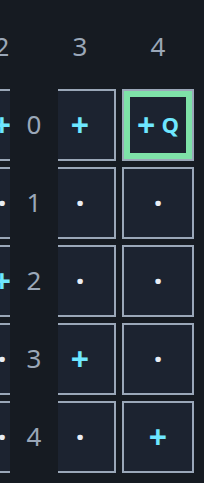
#> input picture leetcode/1001/tests/evidence/board-scroll-en.png, 204 x 483 px; its folder holds only this picture in this run
$ python contact_sheet.py
#> lines starting #> are read from the running program, lines starting #| are printed output that depends on the picture
"""Diagnostic thumbnail sheet; OUTPUT_DIR selects both screenshot input and output."""
from pathlib import Path
import os
from PIL import Image, ImageDraw
out = Path(os.environ.get('OUTPUT_DIR', Path(__file__).resolve().parent/'evidence'))
files = sorted(p for p in out.glob('*.png') if p.name != 'contact-sheet.png')
width, height = 260, 370
sheet = Image.new('RGB', (width*4, height*((len(files)+3)//4)), 'white')
#> sheet: PIL image 1040x370 RGB; every value is 255
draw = ImageDraw.Draw(sheet)
for i, p in enumerate(files):
    im = Image.open(p).convert('RGB')
#> im is the input picture: PIL image 204x483 RGB; mean R, G, B 34.6, 43.2, 52.5
    im.thumbnail((250, 340))
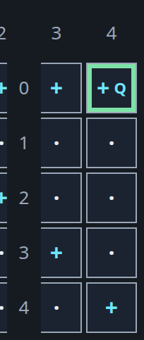
#> im: PIL image 144x340 RGB; mean R, G, B 34.6, 43.2, 52.5
    x, y = (i%4)*width, (i//4)*height
    draw.text((x+5,y+4),p.name,fill='black')
    sheet.paste(im,(x+5,y+25))
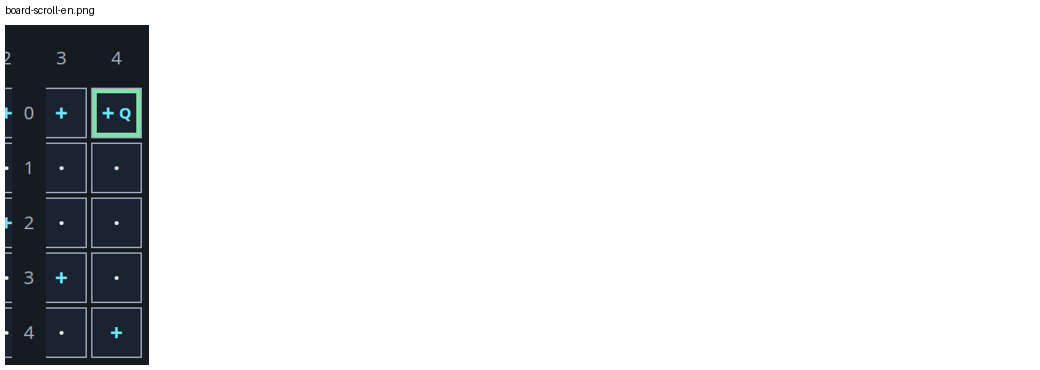
#> sheet: PIL image 1040x370 RGB; mean R, G, B 226.8, 227.9, 229.1
sheet.save(out/'contact-sheet.png')

$ run again, on leetcode/1001/tests/evidence/state-zh-320-z2.png
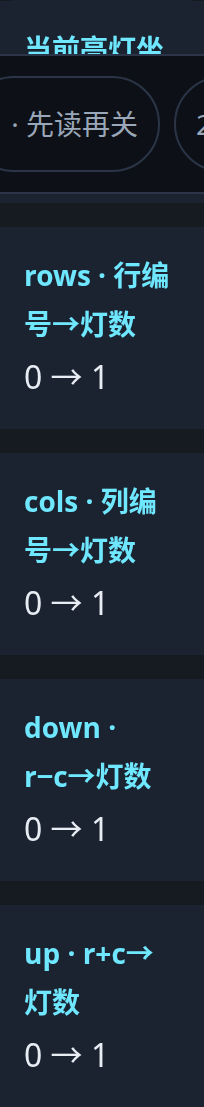
#> input picture leetcode/1001/tests/evidence/state-zh-320-z2.png, 204 x 1107 px
#> im is the input picture: PIL image 204x1107 RGB; mean R, G, B 31, 42.2, 54.3
#> `im.thumbnail((250, 340))`:
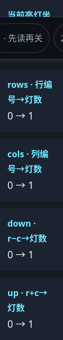
#> im: PIL image 63x340 RGB; mean R, G, B 31, 42.2, 54.3
#> `sheet.paste(im,(x+5,y+25))`:
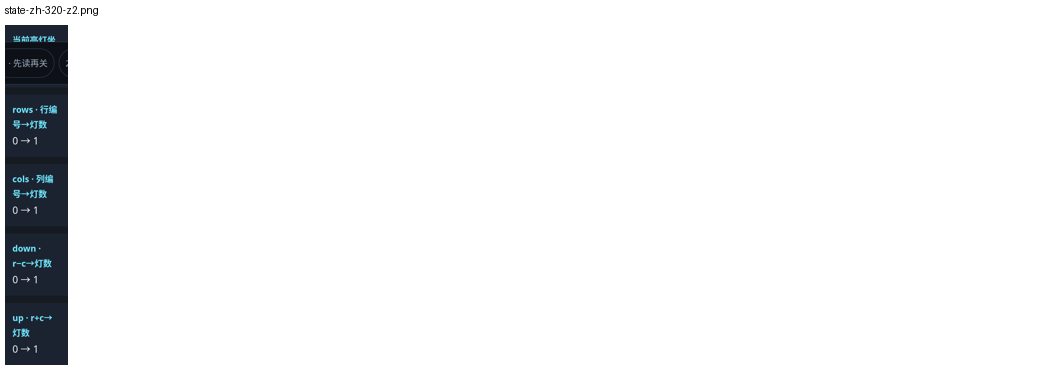
#> sheet: PIL image 1040x370 RGB; mean R, G, B 242.4, 243, 243.7

$ run again, on leetcode/1001/tests/evidence/trace-zh-320-z1.png
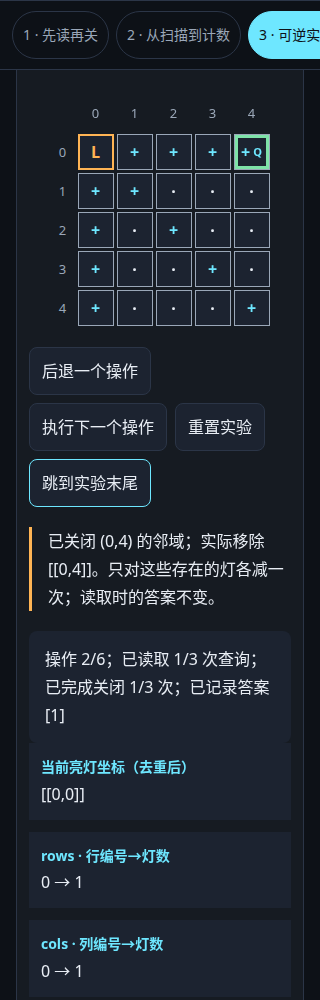
#> input picture leetcode/1001/tests/evidence/trace-zh-320-z1.png, 320 x 1000 px
#> im is the input picture: PIL image 320x1000 RGB; mean R, G, B 31.6, 39.5, 49.2
#> `im.thumbnail((250, 340))`:
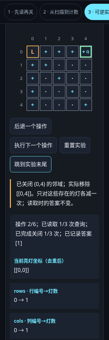
#> im: PIL image 109x340 RGB; mean R, G, B 31.6, 39.5, 49.2
#> `sheet.paste(im,(x+5,y+25))`:
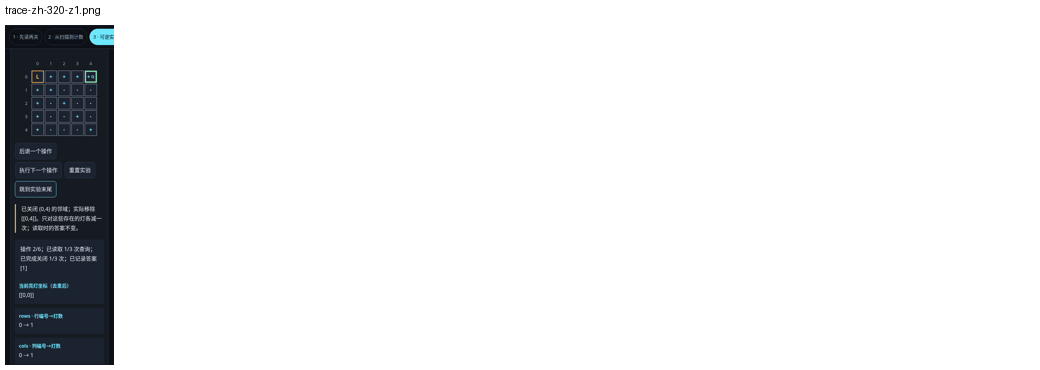
#> sheet: PIL image 1040x370 RGB; mean R, G, B 233.4, 234.1, 235

$ run again, on leetcode/1001/tests/evidence/state-card-down-en.png
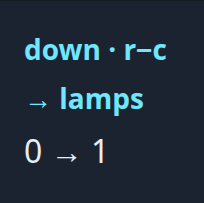
#> input picture leetcode/1001/tests/evidence/state-card-down-en.png, 204 x 203 px
#> im is the input picture: PIL image 204x203 RGB; mean R, G, B 32.9, 45, 58.4
#> `sheet.paste(im,(x+5,y+25))`:
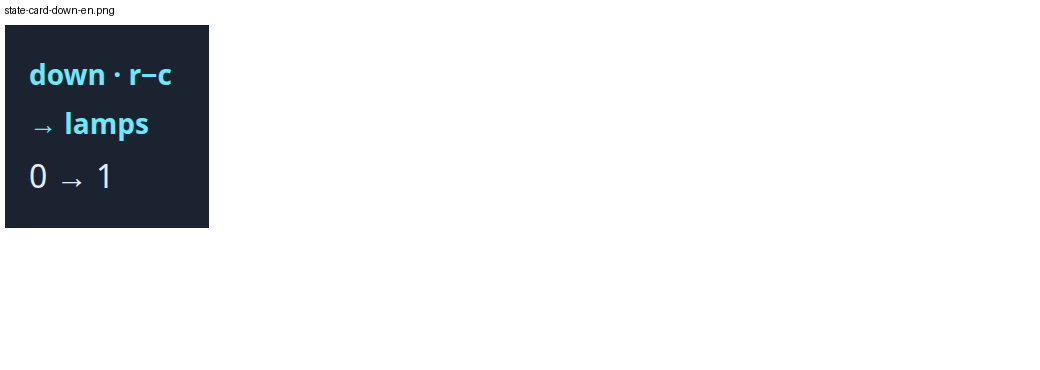
#> sheet: PIL image 1040x370 RGB; mean R, G, B 230.9, 232.2, 233.7

$ run again, on leetcode/1001/tests/evidence/state-card-down-zh.png
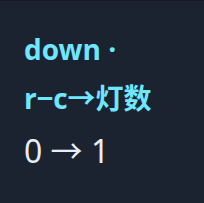
#> input picture leetcode/1001/tests/evidence/state-card-down-zh.png, 204 x 203 px
#> im is the input picture: PIL image 204x203 RGB; mean R, G, B 33.2, 45.2, 58.7
#> `sheet.paste(im,(x+5,y+25))`:
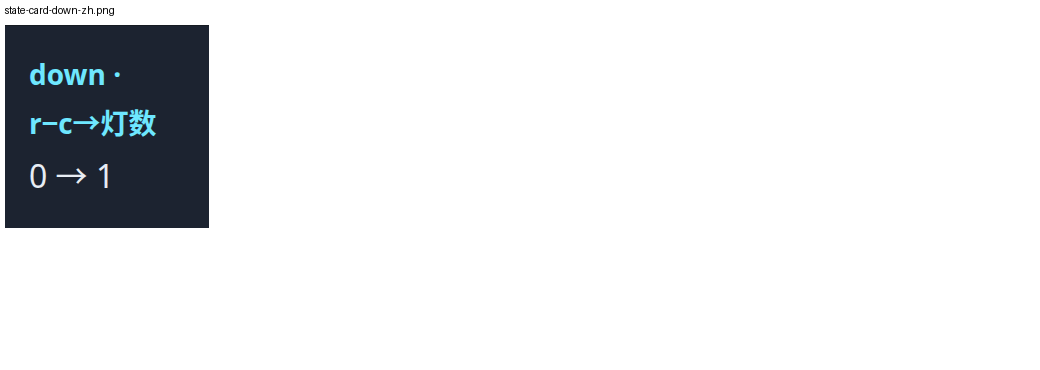
#> sheet: PIL image 1040x370 RGB; mean R, G, B 231, 232.3, 233.7
